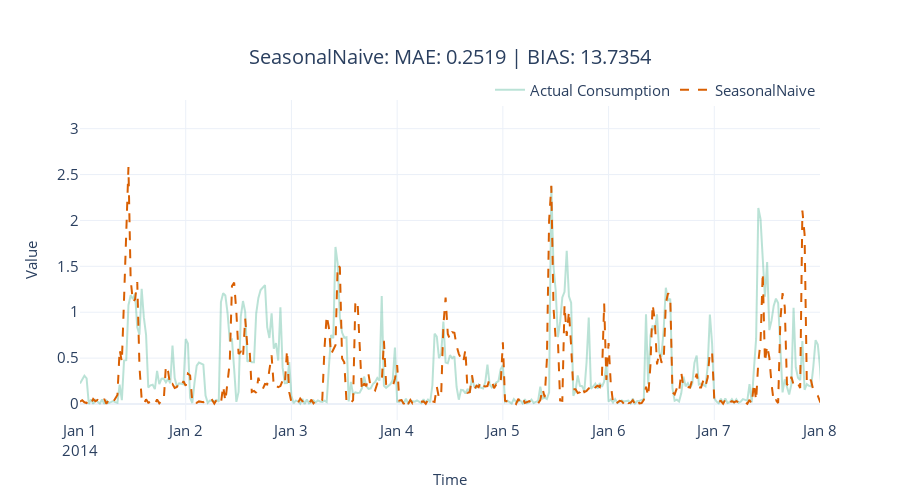

This figure's notebook cell:
### Code cell
model_name = ['SeasonalNaive']
model_display_name = ['SeasonalNaive']

fig = plot_forecast(results, forecast_columns=model_name, forecast_display_names=model_display_name, timestamp_col ='timestamp')
fig = format_plot(fig, title=f"{model_name[0]}: "\
                  f"MAE: {metrics.loc[metrics.Model==model_name[0]][['mae']].iloc[0].item():.4f} | "\
                  # f"MASE: {metrics.loc[metrics.Model==model_name[0]][['mase']].iloc[0].item():.4f} | "\
                  f"BIAS: {metrics.loc[metrics.Model==model_name[0]][['forecast_bias']].iloc[0].item():.4f}")
fig.update_xaxes(type="date", range=["2014-01-01", "2014-01-08"])
#fig.write_image("imgs/chapter_4/seasonal_naive.png")
fig.show()

### Figure 1 — Plotly figure (JSON) as saved in the notebook; plotly's stock layout.template omitted (floating-point values rounded to 4 significant figures; data arrays with more than 128 entries replaced by an {"elided": "..."} marker saying what was removed)
{"data": [{"line": {"color": "rgba(27,158,119, 0.3)"}, "mode": "lines", "name": "Actual Consumption", "type": "scatter", "x": {"elided": "1488 str values"}, "y": {"elided": "1488 float values"}}, {"line": {"color": "rgba(217,95,2, 1)", "dash": "dash"}, "mode": "lines", "name": "SeasonalNaive", "type": "scatter", "x": {"elided": "1488 str values"}, "y": {"elided": "1488 float values"}}], "layout": {"autosize": false, "height": 500, "legend": {"font": {"size": 15}, "orientation": "h", "title": {}, "x": 1, "xanchor": "right", "y": 0.98, "yanchor": "bottom"}, "title": {"font": {"size": 20}, "text": "SeasonalNaive: MAE: 0.2519 | BIAS: 13.7354", "x": 0.5, "xanchor": "center", "yanchor": "top"}, "width": 900, "xaxis": {"range": ["2014-01-01", "2014-01-08"], "tickfont": {"size": 15}, "title": {"font": {"size": 15}, "text": "Time"}, "type": "date"}, "yaxis": {"tickfont": {"size": 15}, "title": {"font": {"size": 15}, "text": "Value"}}}}
